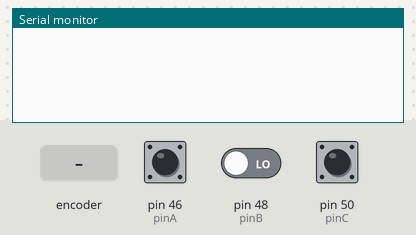
Recording of a sketch running on a simulated Arduino Mega 2560, built with avr-gcc and run on an emulated ATmega2560. Parts: the last lines printed to the serial monitor. The inputs (shaded band) are chosen by the test bench; at power-on: pin 46 (pinA) HIGH, pin 48 (pinB) LOW, pin 50 (pinC) HIGH.

Above: at 1.2 s.
1.3 s: rotary encoder on pin 46 (pinA) / pin 48 (pinB) turned 1 step (first pin leading)
At 2.4 s:
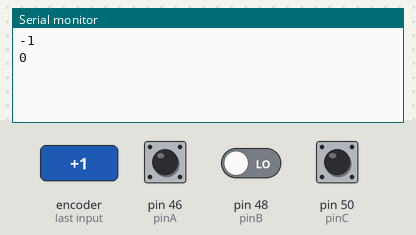
3.0 s: rotary encoder on pin 46 (pinA) / pin 48 (pinB) turned 1 step (first pin leading)
At 3.7 s:
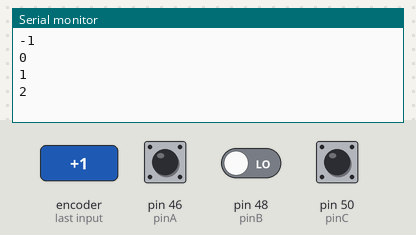
Timing chart, 0 to 6.0 s (numbered marks = the images above; inputs shaded):
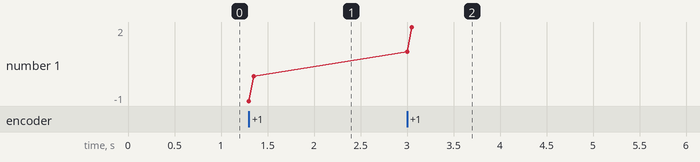

The sketch:

RotaryEncoder.ino
```cpp
#include <Arduino.h>

//--------------------------VARIABLES--------------------------

int pinA = 46;  // PIN CLK
int pinB = 48;  // PIN DT
int pinC = 50;  // PIN SW

int encoderPosCount = 0;
int pinALast;
int aVal;
boolean sentido; //Asumo como sentido positivo el de las agujas del reloj

 //--------------------------VOID SETUP----------------------
 void setup() {

   Serial.begin (115200);             //Comenzamos con la comunciación Serial

   pinMode (pinA,INPUT);              //CLK al pinA, ENTRADA
   pinMode (pinB,INPUT);              //DT al pinB,  ENTRADA
   pinMode (pinC,INPUT_PULLUP);

   pinALast = digitalRead(pinA);      //Leemos el encoder en el pinA

 }

 //--------------------------VOID LOOP----------------------
void loop(){

  if (digitalRead(pinC)== 0){encoderPosCount = 0; Serial.println(encoderPosCount); delay(250);}

  aVal = digitalRead(pinA);          //Volvemos a leer el encoder en el pinA

  if (aVal != pinALast){ //Si el valor leído es distinto al valor anterior, entonces hemos girado el encoder

    if (digitalRead(pinB) != aVal) {  // Si el pinB es distinto del pinA, rotamos en sentido Horario
      encoderPosCount ++;             // Nuestra posición aumenta en una unidad
      sentido = true;
    } else {                          // En caso contrario, rotamos en sentido Antihorario y la posición disminuye una unidad
      sentido = false;
      encoderPosCount--;
    }

    if (sentido){Serial.println(encoderPosCount);} //AUMENTAR
      else{Serial.println(encoderPosCount);} //DISMINUIR
  }

  pinALast = aVal;

}
```

Measured:
- after the input at 1.3 s, the serial monitor: prints a new line at once (image 1)
- after the input at 3.0 s, the serial monitor: prints a new line at once (image 2)
- plotted number 1: 0 → 2 after the input at 3.0 s
